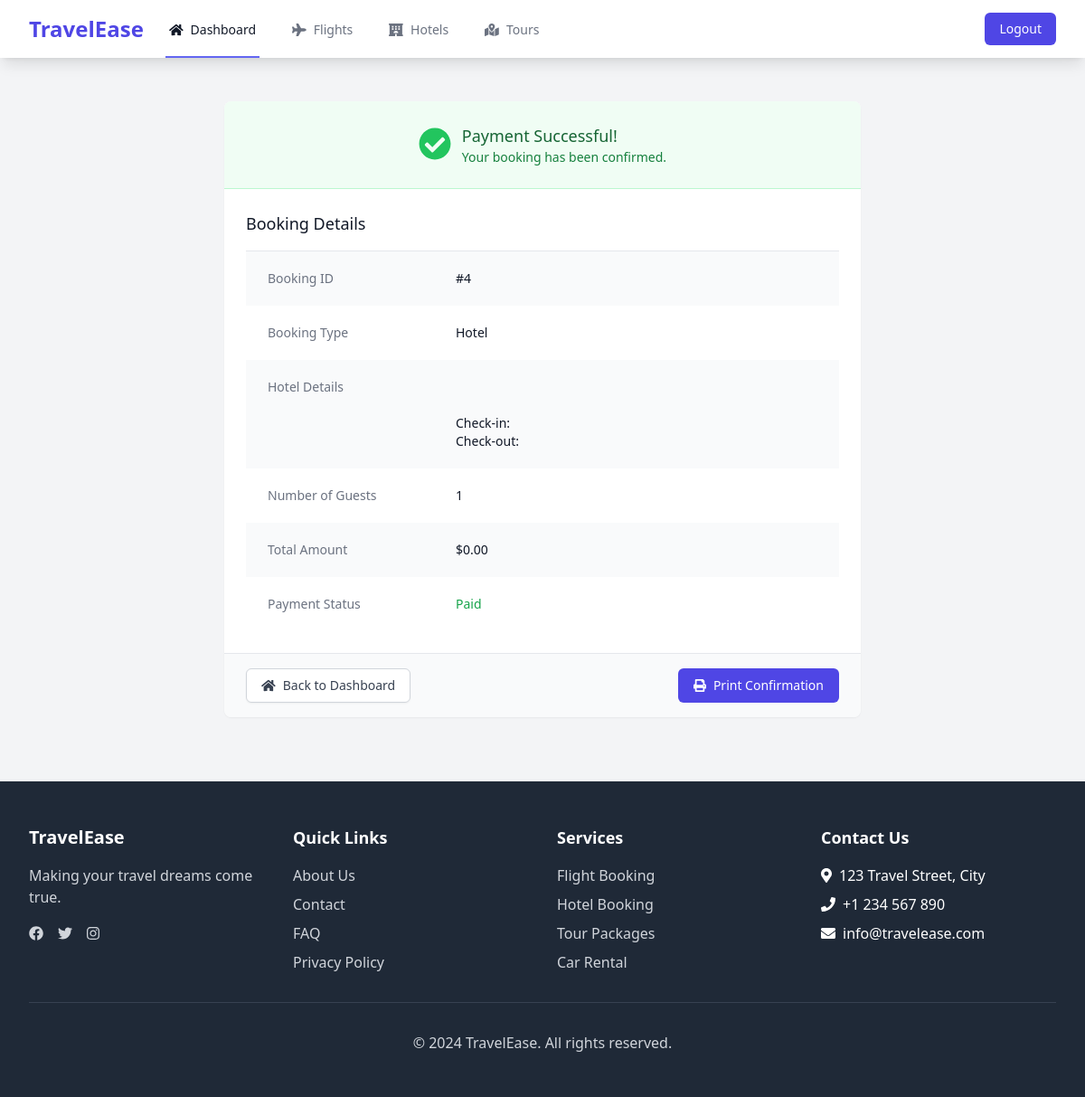
The page /bookings/4/confirmation/ (signed in) on the database its author committed.
### core/models.py (models this page shows, shortened)
class Booking(models.Model):
    PENDING = 'pending'
    CONFIRMED = 'confirmed'
    CANCELLED = 'cancelled'
    COMPLETED = 'completed'
    STATUS_CHOICES = [
        (PENDING, 'Pending'),
        (CONFIRMED, 'Confirmed'),
        (CANCELLED, 'Cancelled'),
        (COMPLETED, 'Completed'),
    ]
    UNPAID = 'unpaid'
    PAID = 'paid'
    REFUNDED = 'refunded'
    PAYMENT_STATUS_CHOICES = [
        (UNPAID, 'Unpaid'),
        (PAID, 'Paid'),
        (REFUNDED, 'Refunded'),
    ]
    FLIGHT = 'flight'
    HOTEL = 'hotel'
    TOUR = 'tour'
    BOOKING_TYPE_CHOICES = [
        (FLIGHT, 'Flight'),
        (HOTEL, 'Hotel'),
        (TOUR, 'Tour'),
    ]
    user = models.ForeignKey(User, on_delete=models.CASCADE)
    booking_type = models.CharField(max_length=10, choices=BOOKING_TYPE_CHOICES)
    flight = models.ForeignKey(Flight, on_delete=models.SET_NULL, null=True, blank=True)
    hotel = models.ForeignKey(Hotel, on_delete=models.SET_NULL, null=True, blank=True)
    tour = models.ForeignKey(Tour, on_delete=models.SET_NULL, null=True, blank=True)
    status = models.CharField(max_length=10, choices=STATUS_CHOICES, default=PENDING)
    payment_status = models.CharField(max_length=10, choices=PAYMENT_STATUS_CHOICES, default=UNPAID)
    total_amount = models.DecimalField(max_digits=10, decimal_places=2)
    booking_date = models.DateTimeField(auto_now_add=True)
    check_in_date = models.DateField(null=True, blank=True)
    check_out_date = models.DateField(null=True, blank=True)
    number_of_guests = models.IntegerField(default=1)
    special_requests = models.TextField(blank=True)
    payment_method = models.CharField(max_length=50, blank=True)
    transaction_id = models.CharField(max_length=100, blank=True)
    class Meta:
        ordering = ['-booking_date']

### core/views.py (the view)
# urls.py: path('bookings/<int:booking_id>/confirmation/', views.booking_confirmation, name='booking_confirmation'),
@login_required
def booking_confirmation(request, booking_id):
    booking = get_object_or_404(Booking, id=booking_id)
    if not request.user.is_admin and booking.user != request.user:
        messages.error(request, 'You do not have permission to view this booking.')
        return redirect('booking_list')
    return render(request, 'booking/confirmation.html', {'booking': booking})

### templates/booking/confirmation.html (shortened to what this page needs)
{% extends 'base.html' %}
{% load static %}
{% block content %}
<div class="min-h-screen bg-gray-100 py-12">
    <div class="max-w-3xl mx-auto sm:px-6 lg:px-8">
        <div class="bg-white overflow-hidden shadow-sm sm:rounded-lg">
            <div class="p-6 bg-green-50 border-b border-green-200">
                <div class="flex items-center justify-center">
                    <div class="flex-shrink-0">
                        <i class="fas fa-check-circle text-4xl text-green-500"></i>
                    </div>
                    <div class="ml-3">
                        <h3 class="text-lg font-medium text-green-800">
                            Payment Successful!
                        </h3>
                        <p class="text-sm text-green-700">
                            Your booking has been confirmed.
                        </p>
                    </div>
                </div>
            </div>
            <div class="p-6">
                <h2 class="text-lg font-medium text-gray-900 mb-4">Booking Details</h2>
                <div class="border-t border-gray-200">
                    <dl>
                        <div class="bg-gray-50 px-4 py-5 sm:grid sm:grid-cols-3 sm:gap-4 sm:px-6">
                            <dt class="text-sm font-medium text-gray-500">Booking ID</dt>
                            <dd class="mt-1 text-sm text-gray-900 sm:mt-0 sm:col-span-2">#{{ booking.id }}</dd>
                        </div>
                        <div class="bg-white px-4 py-5 sm:grid sm:grid-cols-3 sm:gap-4 sm:px-6">
                            <dt class="text-sm font-medium text-gray-500">Booking Type</dt>
                            <dd class="mt-1 text-sm text-gray-900 sm:mt-0 sm:col-span-2">{{ booking.get_booking_type_display }}</dd>
                        </div>
                        {% if booking.booking_type == 'flight' %}
                        <div class="bg-gray-50 px-4 py-5 sm:grid sm:grid-cols-3 sm:gap-4 sm:px-6">
                            <dt class="text-sm font-medium text-gray-500">Flight Details</dt>
                            <dd class="mt-1 text-sm text-gray-900 sm:mt-0 sm:col-span-2">
                                {{ booking.flight.airline }} - {{ booking.flight.flight_number }}<br>
                                From: {{ booking.flight.departure_city }}<br>
                                To: {{ booking.flight.arrival_city }}<br>
                                Departure: {{ booking.flight.departure_time|date:"M d, Y H:i" }}
                            </dd>
                        </div>
                        {% elif booking.booking_type == 'hotel' %}
                        <div class="bg-gray-50 px-4 py-5 sm:grid sm:grid-cols-3 sm:gap-4 sm:px-6">
                            <dt class="text-sm font-medium text-gray-500">Hotel Details</dt>
                            <dd class="mt-1 text-sm text-gray-900 sm:mt-0 sm:col-span-2">
                                {{ booking.hotel.name }}<br>
                                {{ booking.hotel.location }}<br>
                                Check-in: {{ booking.check_in|date:"M d, Y" }}<br>
                                Check-out: {{ booking.check_out|date:"M d, Y" }}
                            </dd>
                        </div>
                        {% endif %}
                        <div class="bg-white px-4 py-5 sm:grid sm:grid-cols-3 sm:gap-4 sm:px-6">
                            <dt class="text-sm font-medium text-gray-500">Number of Guests</dt>
                            <dd class="mt-1 text-sm text-gray-900 sm:mt-0 sm:col-span-2">{{ booking.number_of_guests }}</dd>
                        </div>
                        <div class="bg-gray-50 px-4 py-5 sm:grid sm:grid-cols-3 sm:gap-4 sm:px-6">
                            <dt class="text-sm font-medium text-gray-500">Total Amount</dt>
                            <dd class="mt-1 text-sm text-gray-900 sm:mt-0 sm:col-span-2">${{ booking.total_amount }}</dd>
                        </div>
                        <div class="bg-white px-4 py-5 sm:grid sm:grid-cols-3 sm:gap-4 sm:px-6">
                            <dt class="text-sm font-medium text-gray-500">Payment Status</dt>
                            <dd class="mt-1 text-sm text-green-600 sm:mt-0 sm:col-span-2">Paid</dd>
                        </div>
                    </dl>
                </div>
            </div>
            <div class="px-6 py-4 bg-gray-50 border-t border-gray-200">
                <div class="flex justify-between">
                    <a href="{% url 'dashboard' %}" class="inline-flex items-center px-4 py-2 border border-gray-300 shadow-sm text-sm font-medium rounded-md text-gray-700 bg-white hover:bg-gray-50 focus:outline-none focus:ring-2 focus:ring-offset-2 focus:ring-indigo-500">
                        <i class="fas fa-home mr-2"></i>
                        Back to Dashboard
                    </a>
                    <a href="#" onclick="window.print()" class="inline-flex items-center px-4 py-2 border border-transparent text-sm font-medium rounded-md text-white bg-indigo-600 hover:bg-indigo-700 focus:outline-none focus:ring-2 focus:ring-offset-2 focus:ring-indigo-500">
                        <i class="fas fa-print mr-2"></i>
                        Print Confirmation
                    </a>
                </div>
            </div>
        </div>
    </div>
</div>
{% endblock %}

### rows shown on the page
Booking: id "4", booking_type "Hotel", number_of_guests "1", total_amount "0.00"
